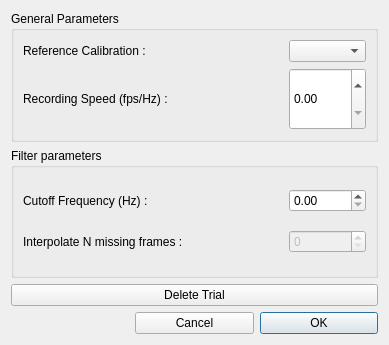
<?xml version="1.0" encoding="UTF-8"?>
<ui version="4.0">
 <class>TrialDialog</class>
 <widget class="QDialog" name="TrialDialog">
  <property name="geometry">
   <rect>
    <x>0</x>
    <y>0</y>
    <width>389</width>
    <height>345</height>
   </rect>
  </property>
  <property name="sizePolicy">
   <sizepolicy hsizetype="Minimum" vsizetype="Minimum">
    <horstretch>0</horstretch>
    <verstretch>0</verstretch>
   </sizepolicy>
  </property>
  <property name="minimumSize">
   <size>
    <width>0</width>
    <height>0</height>
   </size>
  </property>
  <property name="maximumSize">
   <size>
    <width>16777215</width>
    <height>16777215</height>
   </size>
  </property>
  <property name="windowTitle">
   <string>Trial</string>
  </property>
  <property name="windowIcon">
   <iconset resource="../calibrationtool_resources.qrc">
    <normaloff>:/images/resource-files/icons/XMALab-Icon.png</normaloff>:/images/resource-files/icons/XMALab-Icon.png</iconset>
  </property>
  <property name="modal">
   <bool>false</bool>
  </property>
  <layout class="QGridLayout" name="gridLayout_2">
   <item row="3" column="2">
    <widget class="QPushButton" name="pushButton_OK">
     <property name="text">
      <string>OK</string>
     </property>
    </widget>
   </item>
   <item row="3" column="1">
    <widget class="QPushButton" name="pushButton_Cancel">
     <property name="text">
      <string>Cancel</string>
     </property>
    </widget>
   </item>
   <item row="1" column="0" colspan="3">
    <widget class="QGroupBox" name="groupBox_2">
     <property name="title">
      <string>Filter parameters</string>
     </property>
     <layout class="QGridLayout" name="gridLayout_3">
      <item row="0" column="1">
       <widget class="QDoubleSpinBox" name="doubleSpinBoxCutoffFrq">
        <property name="sizePolicy">
         <sizepolicy hsizetype="Maximum" vsizetype="Fixed">
          <horstretch>0</horstretch>
          <verstretch>0</verstretch>
         </sizepolicy>
        </property>
        <property name="maximum">
         <double>10000.000000000000000</double>
        </property>
       </widget>
      </item>
      <item row="0" column="0">
       <widget class="QLabel" name="label_5">
        <property name="text">
         <string>Cutoff Frequency (Hz) :</string>
        </property>
       </widget>
      </item>
      <item row="1" column="0">
       <widget class="QLabel" name="label_6">
        <property name="text">
         <string>Interpolate N missing frames : </string>
        </property>
       </widget>
      </item>
      <item row="1" column="1">
       <widget class="QSpinBox" name="spinBoxInterpolateNFrames">
        <property name="enabled">
         <bool>false</bool>
        </property>
        <property name="sizePolicy">
         <sizepolicy hsizetype="Minimum" vsizetype="Fixed">
          <horstretch>0</horstretch>
          <verstretch>0</verstretch>
         </sizepolicy>
        </property>
        <property name="maximum">
         <number>100</number>
        </property>
       </widget>
      </item>
     </layout>
    </widget>
   </item>
   <item row="0" column="0" colspan="3">
    <widget class="QGroupBox" name="groupBox">
     <property name="title">
      <string>General Parameters</string>
     </property>
     <layout class="QGridLayout" name="gridLayout">
      <item row="0" column="1">
       <widget class="QComboBox" name="comboBoxReferenceCalibration"/>
      </item>
      <item row="1" column="0">
       <widget class="QLabel" name="label_2">
        <property name="text">
         <string>Recording Speed (fps/Hz) : </string>
        </property>
       </widget>
      </item>
      <item row="1" column="1">
       <widget class="QDoubleSpinBox" name="doubleSpinBoxRecSpeedFPS">
        <property name="sizePolicy">
         <sizepolicy hsizetype="Maximum" vsizetype="Preferred">
          <horstretch>0</horstretch>
          <verstretch>0</verstretch>
         </sizepolicy>
        </property>
        <property name="maximum">
         <double>10000.000000000000000</double>
        </property>
       </widget>
      </item>
      <item row="0" column="0">
       <widget class="QLabel" name="label">
        <property name="text">
         <string>Reference Calibration :</string>
        </property>
       </widget>
      </item>
     </layout>
    </widget>
   </item>
   <item row="2" column="0" colspan="3">
    <widget class="QPushButton" name="pushButton_DeleteTrial">
     <property name="text">
      <string>Delete Trial</string>
     </property>
    </widget>
   </item>
  </layout>
 </widget>
 <resources>
  <include location="../../../../Undistortion/src/ui/ui-files/resources.qrc"/>
  <include location="../calibrationtool_resources.qrc"/>
 </resources>
 <connections/>
</ui>
